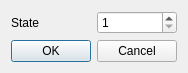
<?xml version="1.0" encoding="UTF-8"?>
<ui version="4.0">
 <class>SetStateClass</class>
 <widget class="QDialog" name="SetStateClass">
  <property name="geometry">
   <rect>
    <x>0</x>
    <y>0</y>
    <width>174</width>
    <height>69</height>
   </rect>
  </property>
  <property name="maximumSize">
   <size>
    <width>174</width>
    <height>69</height>
   </size>
  </property>
  <property name="windowTitle">
   <string>Goto</string>
  </property>
  <layout class="QVBoxLayout" name="verticalLayout">
   <item>
    <layout class="QHBoxLayout" name="horizontalLayout">
     <item>
      <widget class="QLabel" name="label">
       <property name="text">
        <string>State</string>
       </property>
      </widget>
     </item>
     <item>
      <widget class="QSpinBox" name="spnState">
       <property name="minimum">
        <number>1</number>
       </property>
       <property name="maximum">
        <number>7</number>
       </property>
      </widget>
     </item>
    </layout>
   </item>
   <item>
    <widget class="QDialogButtonBox" name="buttonBox">
     <property name="standardButtons">
      <set>QDialogButtonBox::Cancel|QDialogButtonBox::Ok</set>
     </property>
    </widget>
   </item>
  </layout>
 </widget>
 <layoutdefault spacing="6" margin="11"/>
 <resources/>
 <connections>
  <connection>
   <sender>buttonBox</sender>
   <signal>accepted()</signal>
   <receiver>SetStateClass</receiver>
   <slot>accept()</slot>
   <hints>
    <hint type="sourcelabel">
     <x>297</x>
     <y>271</y>
    </hint>
    <hint type="destinationlabel">
     <x>199</x>
     <y>149</y>
    </hint>
   </hints>
  </connection>
  <connection>
   <sender>buttonBox</sender>
   <signal>rejected()</signal>
   <receiver>SetStateClass</receiver>
   <slot>reject()</slot>
   <hints>
    <hint type="sourcelabel">
     <x>297</x>
     <y>271</y>
    </hint>
    <hint type="destinationlabel">
     <x>199</x>
     <y>149</y>
    </hint>
   </hints>
  </connection>
 </connections>
</ui>
